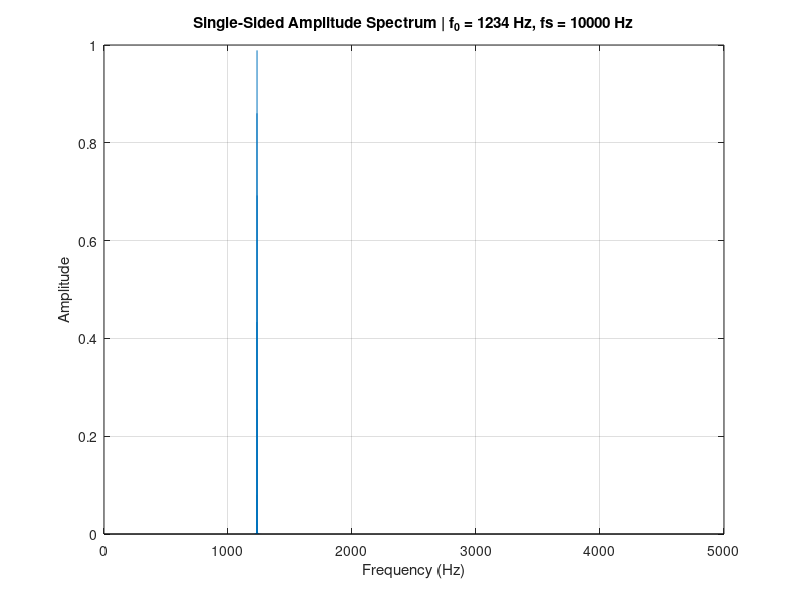
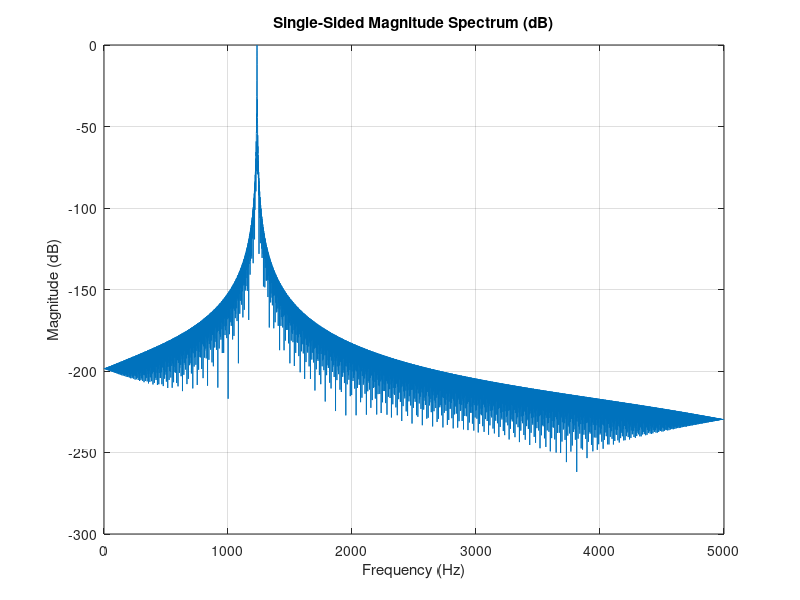

The MATLAB script that drew these images, in order:
close all; clear; clc;

% Parameters
fs  = 10e3;          % sampling rate [Hz]
T   = 1;             % duration [s]
f0  = 1234;          % cosine frequency [Hz]
A   = 1.0;           % amplitude
phi = 0;             % phase [rad]

% Time-domain signal
t = (0:1/fs:T-1/fs).';          % column vector time base
x = A*cos(2*pi*f0*t + phi);

% (Optional) window to reduce spectral leakage
w = hann(numel(x));             % try rectwin, hamming, blackman, etc.
xw = x .* w;

% FFT (zero-pad to next power of two for nicer grid)
N  = numel(xw);
Nf = 2^nextpow2(N);
X  = fft(xw, Nf);

% Build single-sided spectrum
f = (0:Nf/2)' * (fs/Nf);        % freq axis [Hz]
X1 = X(1:Nf/2+1);

% Correct amplitude for window and single-sided scaling
W0 = sum(w)/N;                  % coherent gain of window
S  = (2/N) * abs(X1) / W0;      % single-sided amplitude spectrum

% Plot amplitude spectrum
figure('Name', 'Cosine FFT (Amplitude)');
stem(f, S, 'Marker', 'none'); grid on;
xlim([0 fs/2]);
xlabel('Frequency (Hz)'); ylabel('Amplitude');
title(sprintf('Single-Sided Amplitude Spectrum | f_0 = %g Hz, fs = %g Hz', f0, fs));

%% Optional: dB magnitude spectrum
SdB = 20*log10(max(S, eps));
figure('Name', 'Cosine FFT (dB)');
plot(f, SdB); grid on;
xlim([0 fs/2]);
ylabel('Magnitude (dB)'); xlabel('Frequency (Hz)');
title('Single-Sided Magnitude Spectrum (dB)');

% (Optional) show phase near the tone
[~, k0] = min(abs(f - f0));
Xph = angle(X1(k0));
fprintf('Peak near %.1f Hz at bin %d: |X| ≈ %.5f, phase ≈ %.3f rad\n', f(k0), k0, S(k0), Xph);
